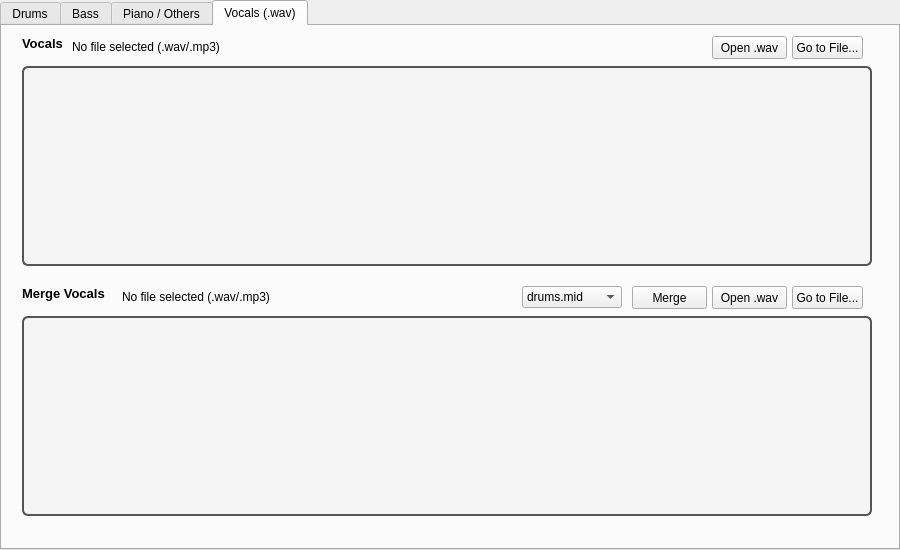
<?xml version="1.0" encoding="UTF-8"?>
<ui version="4.0">
 <class>MainWindow</class>
 <widget class="QMainWindow" name="MainWindow">
  <property name="geometry">
   <rect>
    <x>0</x>
    <y>0</y>
    <width>900</width>
    <height>550</height>
   </rect>
  </property>
  <property name="sizePolicy">
   <sizepolicy hsizetype="Expanding" vsizetype="Expanding">
    <horstretch>0</horstretch>
    <verstretch>0</verstretch>
   </sizepolicy>
  </property>
  <property name="minimumSize">
   <size>
    <width>800</width>
    <height>550</height>
   </size>
  </property>
  <property name="windowTitle">
   <string>MIDivise</string>
  </property>
  <widget class="QWidget" name="centralwidget">
   <property name="sizePolicy">
    <sizepolicy hsizetype="Expanding" vsizetype="Expanding">
     <horstretch>0</horstretch>
     <verstretch>0</verstretch>
    </sizepolicy>
   </property>
   <widget class="QTabWidget" name="tabWidget">
    <property name="geometry">
     <rect>
      <x>0</x>
      <y>0</y>
      <width>900</width>
      <height>550</height>
     </rect>
    </property>
    <property name="currentIndex">
     <number>3</number>
    </property>
    <widget class="QWidget" name="Drums">
     <property name="sizePolicy">
      <sizepolicy hsizetype="Expanding" vsizetype="Expanding">
       <horstretch>0</horstretch>
       <verstretch>0</verstretch>
      </sizepolicy>
     </property>
     <attribute name="title">
      <string>Drums</string>
     </attribute>
     <widget class="QWidget" name="widget_drums" native="true">
      <property name="geometry">
       <rect>
        <x>20</x>
        <y>40</y>
        <width>850</width>
        <height>450</height>
       </rect>
      </property>
      <property name="minimumSize">
       <size>
        <width>850</width>
        <height>450</height>
       </size>
      </property>
      <property name="styleSheet">
       <string notr="true">border: 2px solid #555;
border-radius: 6px;
background-color: #f5f5f5;
</string>
      </property>
     </widget>
     <widget class="QLabel" name="label_8">
      <property name="geometry">
       <rect>
        <x>20</x>
        <y>10</y>
        <width>81</width>
        <height>31</height>
       </rect>
      </property>
      <property name="font">
       <font>
        <pointsize>10</pointsize>
        <weight>75</weight>
        <bold>true</bold>
        <underline>false</underline>
       </font>
      </property>
      <property name="text">
       <string>Drums</string>
      </property>
      <property name="alignment">
       <set>Qt::AlignLeading|Qt::AlignLeft|Qt::AlignTop</set>
      </property>
     </widget>
     <widget class="QPushButton" name="pushButton_openDrumsWav">
      <property name="geometry">
       <rect>
        <x>630</x>
        <y>10</y>
        <width>75</width>
        <height>23</height>
       </rect>
      </property>
      <property name="text">
       <string>Open .wav</string>
      </property>
     </widget>
     <widget class="QPushButton" name="pushButton_toDrums">
      <property name="geometry">
       <rect>
        <x>790</x>
        <y>10</y>
        <width>71</width>
        <height>23</height>
       </rect>
      </property>
      <property name="text">
       <string>Go to File...</string>
      </property>
     </widget>
     <widget class="QPushButton" name="pushButton_openDrumsMidi">
      <property name="geometry">
       <rect>
        <x>710</x>
        <y>10</y>
        <width>75</width>
        <height>23</height>
       </rect>
      </property>
      <property name="text">
       <string>Open .mid</string>
      </property>
     </widget>
     <widget class="QLabel" name="label_pathToDrums">
      <property name="geometry">
       <rect>
        <x>70</x>
        <y>10</y>
        <width>551</width>
        <height>21</height>
       </rect>
      </property>
      <property name="text">
       <string>No file selected (.wav/.mp3)</string>
      </property>
      <property name="alignment">
       <set>Qt::AlignLeading|Qt::AlignLeft|Qt::AlignVCenter</set>
      </property>
     </widget>
    </widget>
    <widget class="QWidget" name="Bass">
     <attribute name="title">
      <string>Bass</string>
     </attribute>
     <widget class="QLabel" name="label_12">
      <property name="geometry">
       <rect>
        <x>20</x>
        <y>10</y>
        <width>41</width>
        <height>31</height>
       </rect>
      </property>
      <property name="font">
       <font>
        <pointsize>10</pointsize>
        <weight>75</weight>
        <bold>true</bold>
        <underline>false</underline>
       </font>
      </property>
      <property name="text">
       <string>Bass</string>
      </property>
      <property name="alignment">
       <set>Qt::AlignLeading|Qt::AlignLeft|Qt::AlignTop</set>
      </property>
     </widget>
     <widget class="QWidget" name="widget_bass" native="true">
      <property name="geometry">
       <rect>
        <x>20</x>
        <y>40</y>
        <width>850</width>
        <height>450</height>
       </rect>
      </property>
      <property name="minimumSize">
       <size>
        <width>850</width>
        <height>450</height>
       </size>
      </property>
      <property name="styleSheet">
       <string notr="true">border: 2px solid #555;
border-radius: 6px;
background-color: #f5f5f5;
</string>
      </property>
     </widget>
     <widget class="QPushButton" name="pushButton_openBassWav">
      <property name="geometry">
       <rect>
        <x>630</x>
        <y>10</y>
        <width>75</width>
        <height>23</height>
       </rect>
      </property>
      <property name="text">
       <string>Open .wav</string>
      </property>
     </widget>
     <widget class="QPushButton" name="pushButton_toBass">
      <property name="geometry">
       <rect>
        <x>790</x>
        <y>10</y>
        <width>71</width>
        <height>23</height>
       </rect>
      </property>
      <property name="text">
       <string>Go to File...</string>
      </property>
     </widget>
     <widget class="QPushButton" name="pushButton_openBassMidi">
      <property name="geometry">
       <rect>
        <x>710</x>
        <y>10</y>
        <width>75</width>
        <height>23</height>
       </rect>
      </property>
      <property name="text">
       <string>Open .mid</string>
      </property>
     </widget>
     <widget class="QLabel" name="label_pathToBass">
      <property name="geometry">
       <rect>
        <x>70</x>
        <y>10</y>
        <width>551</width>
        <height>21</height>
       </rect>
      </property>
      <property name="text">
       <string>No file selected (.wav/.mp3)</string>
      </property>
      <property name="alignment">
       <set>Qt::AlignLeading|Qt::AlignLeft|Qt::AlignVCenter</set>
      </property>
     </widget>
    </widget>
    <widget class="QWidget" name="Piano">
     <attribute name="title">
      <string>Piano / Others</string>
     </attribute>
     <widget class="QPushButton" name="pushButton_openPianoMidi">
      <property name="geometry">
       <rect>
        <x>710</x>
        <y>10</y>
        <width>75</width>
        <height>23</height>
       </rect>
      </property>
      <property name="text">
       <string>Open .mid</string>
      </property>
     </widget>
     <widget class="QWidget" name="widget_piano" native="true">
      <property name="geometry">
       <rect>
        <x>20</x>
        <y>40</y>
        <width>850</width>
        <height>450</height>
       </rect>
      </property>
      <property name="minimumSize">
       <size>
        <width>850</width>
        <height>450</height>
       </size>
      </property>
      <property name="styleSheet">
       <string notr="true">border: 2px solid #555;
border-radius: 6px;
background-color: #f5f5f5;
</string>
      </property>
     </widget>
     <widget class="QPushButton" name="pushButton_toPiano">
      <property name="geometry">
       <rect>
        <x>790</x>
        <y>10</y>
        <width>71</width>
        <height>23</height>
       </rect>
      </property>
      <property name="text">
       <string>Go to File...</string>
      </property>
     </widget>
     <widget class="QLabel" name="label_10">
      <property name="geometry">
       <rect>
        <x>20</x>
        <y>10</y>
        <width>91</width>
        <height>31</height>
       </rect>
      </property>
      <property name="font">
       <font>
        <pointsize>10</pointsize>
        <weight>75</weight>
        <bold>true</bold>
        <underline>false</underline>
       </font>
      </property>
      <property name="text">
       <string>Piano/Others</string>
      </property>
      <property name="alignment">
       <set>Qt::AlignLeading|Qt::AlignLeft|Qt::AlignTop</set>
      </property>
     </widget>
     <widget class="QPushButton" name="pushButton_openPianoWav">
      <property name="geometry">
       <rect>
        <x>630</x>
        <y>10</y>
        <width>75</width>
        <height>23</height>
       </rect>
      </property>
      <property name="text">
       <string>Open .wav</string>
      </property>
     </widget>
     <widget class="QLabel" name="label_pathToPiano">
      <property name="geometry">
       <rect>
        <x>120</x>
        <y>10</y>
        <width>501</width>
        <height>21</height>
       </rect>
      </property>
      <property name="text">
       <string>No file selected (.wav/.mp3)</string>
      </property>
      <property name="alignment">
       <set>Qt::AlignLeading|Qt::AlignLeft|Qt::AlignVCenter</set>
      </property>
     </widget>
    </widget>
    <widget class="QWidget" name="Vocals">
     <attribute name="title">
      <string>Vocals (.wav)</string>
     </attribute>
     <widget class="QLabel" name="label_11">
      <property name="geometry">
       <rect>
        <x>20</x>
        <y>10</y>
        <width>51</width>
        <height>31</height>
       </rect>
      </property>
      <property name="font">
       <font>
        <pointsize>10</pointsize>
        <weight>75</weight>
        <bold>true</bold>
        <underline>false</underline>
       </font>
      </property>
      <property name="text">
       <string>Vocals</string>
      </property>
      <property name="alignment">
       <set>Qt::AlignLeading|Qt::AlignLeft|Qt::AlignTop</set>
      </property>
     </widget>
     <widget class="QPushButton" name="pushButton_openVocalsWav">
      <property name="geometry">
       <rect>
        <x>710</x>
        <y>10</y>
        <width>75</width>
        <height>23</height>
       </rect>
      </property>
      <property name="text">
       <string>Open .wav</string>
      </property>
     </widget>
     <widget class="QPushButton" name="pushButton_toVocals">
      <property name="geometry">
       <rect>
        <x>790</x>
        <y>10</y>
        <width>71</width>
        <height>23</height>
       </rect>
      </property>
      <property name="text">
       <string>Go to File...</string>
      </property>
     </widget>
     <widget class="QWidget" name="widget_vocals" native="true">
      <property name="geometry">
       <rect>
        <x>20</x>
        <y>40</y>
        <width>850</width>
        <height>200</height>
       </rect>
      </property>
      <property name="minimumSize">
       <size>
        <width>850</width>
        <height>200</height>
       </size>
      </property>
      <property name="styleSheet">
       <string notr="true">border: 2px solid #555;
border-radius: 6px;
background-color: #f5f5f5;
</string>
      </property>
     </widget>
     <widget class="QLabel" name="label_pathToVocals">
      <property name="geometry">
       <rect>
        <x>70</x>
        <y>10</y>
        <width>631</width>
        <height>21</height>
       </rect>
      </property>
      <property name="text">
       <string>No file selected (.wav/.mp3)</string>
      </property>
      <property name="alignment">
       <set>Qt::AlignLeading|Qt::AlignLeft|Qt::AlignVCenter</set>
      </property>
     </widget>
     <widget class="QWidget" name="widget_vocals_merged" native="true">
      <property name="enabled">
       <bool>true</bool>
      </property>
      <property name="geometry">
       <rect>
        <x>20</x>
        <y>290</y>
        <width>850</width>
        <height>200</height>
       </rect>
      </property>
      <property name="minimumSize">
       <size>
        <width>850</width>
        <height>200</height>
       </size>
      </property>
      <property name="styleSheet">
       <string notr="true">border: 2px solid #555;
border-radius: 6px;
background-color: #f5f5f5;
</string>
      </property>
     </widget>
     <widget class="QLabel" name="label_13">
      <property name="geometry">
       <rect>
        <x>20</x>
        <y>260</y>
        <width>91</width>
        <height>31</height>
       </rect>
      </property>
      <property name="font">
       <font>
        <pointsize>10</pointsize>
        <weight>75</weight>
        <bold>true</bold>
        <underline>false</underline>
       </font>
      </property>
      <property name="text">
       <string>Merge Vocals</string>
      </property>
      <property name="alignment">
       <set>Qt::AlignLeading|Qt::AlignLeft|Qt::AlignTop</set>
      </property>
     </widget>
     <widget class="QComboBox" name="comboBox">
      <property name="geometry">
       <rect>
        <x>520</x>
        <y>260</y>
        <width>100</width>
        <height>22</height>
       </rect>
      </property>
      <item>
       <property name="text">
        <string>drums.mid</string>
       </property>
      </item>
      <item>
       <property name="text">
        <string>bass.mid</string>
       </property>
      </item>
      <item>
       <property name="text">
        <string>piano.mid</string>
       </property>
      </item>
     </widget>
     <widget class="QPushButton" name="pushButton_toMergedVocals">
      <property name="geometry">
       <rect>
        <x>790</x>
        <y>260</y>
        <width>71</width>
        <height>23</height>
       </rect>
      </property>
      <property name="text">
       <string>Go to File...</string>
      </property>
     </widget>
     <widget class="QLabel" name="label_pathToMergedVocals">
      <property name="geometry">
       <rect>
        <x>120</x>
        <y>260</y>
        <width>391</width>
        <height>21</height>
       </rect>
      </property>
      <property name="text">
       <string>No file selected (.wav/.mp3)</string>
      </property>
      <property name="alignment">
       <set>Qt::AlignLeading|Qt::AlignLeft|Qt::AlignVCenter</set>
      </property>
     </widget>
     <widget class="QPushButton" name="pushButton_openMergedVocalsWav">
      <property name="enabled">
       <bool>true</bool>
      </property>
      <property name="geometry">
       <rect>
        <x>710</x>
        <y>260</y>
        <width>75</width>
        <height>23</height>
       </rect>
      </property>
      <property name="text">
       <string>Open .wav</string>
      </property>
     </widget>
     <widget class="QPushButton" name="pushButton_merge">
      <property name="enabled">
       <bool>true</bool>
      </property>
      <property name="geometry">
       <rect>
        <x>630</x>
        <y>260</y>
        <width>75</width>
        <height>23</height>
       </rect>
      </property>
      <property name="text">
       <string>Merge</string>
      </property>
     </widget>
    </widget>
   </widget>
  </widget>
 </widget>
 <resources/>
 <connections/>
</ui>
